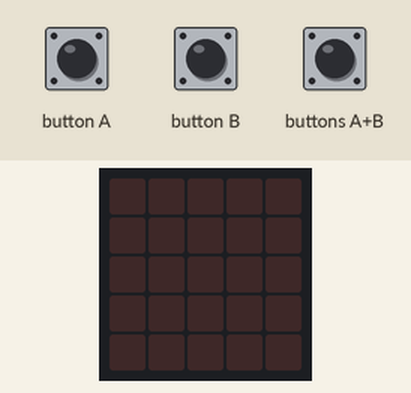
The program below on a simulated BBC micro:bit (MakeCode). Shown: the board's 5×5 LED display. The test bench sets the inputs (shaded band).

Above: at 1.2 s.
1.3 s: button A pressed for 0.15 s
At 2.6 s:
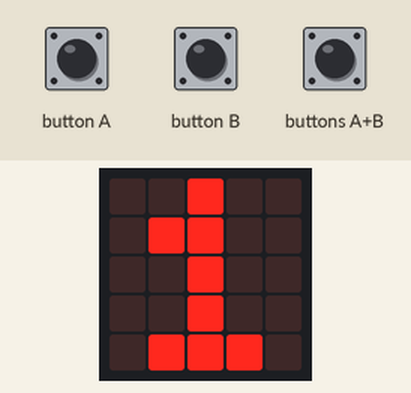
2.9 s: buttons A+B pressed for 0.15 s
At 4.0 s:
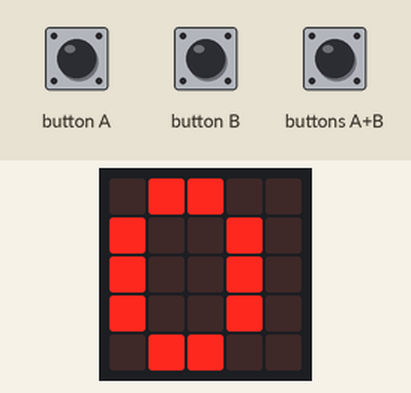
4.5 s: button A pressed for 0.15 s
At 5.2 s:
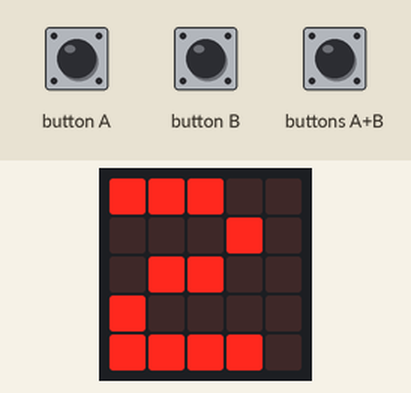
Timing chart, 0 to 7.5 s (numbered marks = the images above; inputs shaded):
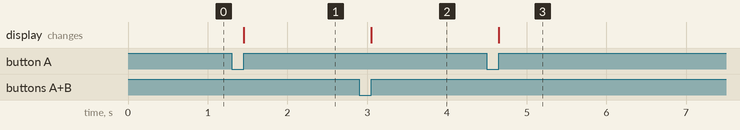

The program:

main.ts
```typescript
let tal1 = 0
let tal2 = 0
let resultat = 0
input.onGesture(Gesture.Shake, function () {
    tal1 = 0
    tal2 = 0
})
input.onButtonPressed(Button.A, function () {
    tal1 += 1
    basic.showNumber(tal1)
})
input.onButtonPressed(Button.AB, function () {
    resultat = tal2 * tal1
    basic.showNumber(resultat)
})
input.onButtonPressed(Button.B, function () {
    tal2 += 1
    basic.showNumber(tal2)
})
```

test.ts
```typescript
// test ender her, dette bliver ikke kompileret, når denne pakke bruges som en udvidelse.
```

Measured:
- after the input at 1.3 s, the display: changes after 0.15 s (image 1)
- after the input at 2.9 s, the display: changes after 0.15 s (image 2)
- after the input at 4.5 s, the display: changes after 0.15 s (image 3)
